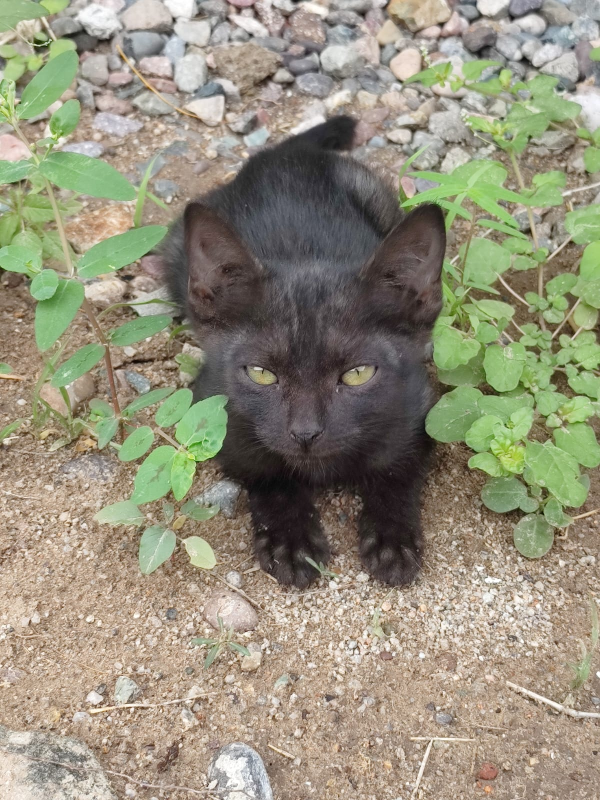
#> input picture Tarea 1/img2.jpeg, 1200 x 1600 px (shown at 1/2 size)
$ python Tarea1.3.py
#> lines starting #> are read from the running program, lines starting #| are printed output that depends on the picture; after the words box and inside, x2 and y2 are one past the last pixel; in counts of white or black regions, pixels touching at a corner belong together
# Kevin David Ruiz Gonzalez

# 3. Desarrollar un programa en Python que transforme una imagen a blanco y negro
# usando la mediana de las intensidades como umbral.

import cv2

# Carga la imagen
imagen = cv2.imread('img2.jpeg')
#> imagen is the input picture: shape (1600, 1200, 3); mean B, G, R 123.7, 143.9, 148.1

# Reajusta la imagen a 500x500 píxeles
imagen_reajustada = cv2.resize(imagen, (500, 500))
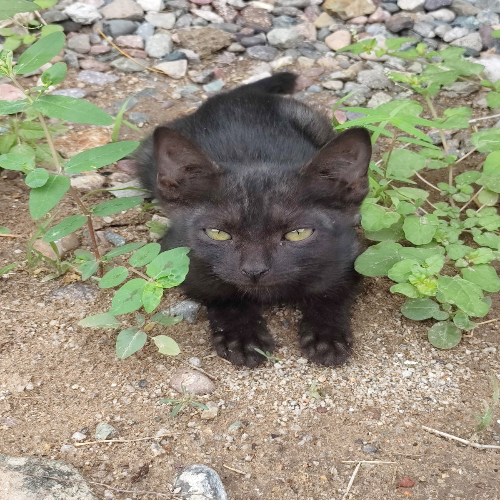
#> imagen_reajustada: shape (500, 500, 3); mean B, G, R 123.5, 143.8, 147.9

# Convierte la imagen reajustada a escala de grises
imagen_gris = cv2.cvtColor(imagen_reajustada, cv2.COLOR_BGR2GRAY)
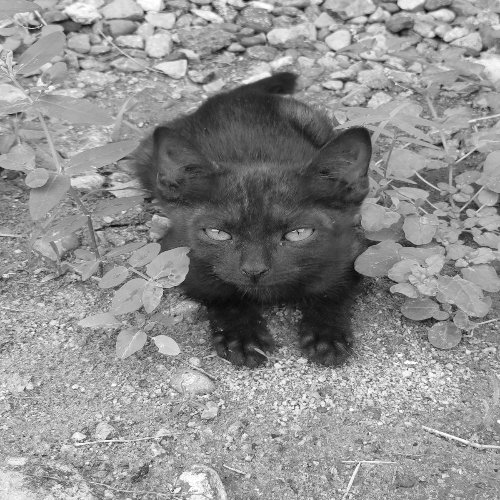
#> imagen_gris: shape (500, 500); min 8, max 255, mean 142.7

# Calcula la mediana de las intensidades en la imagen en escala de grises
mediana = cv2.medianBlur(imagen_gris, 5)  # El valor 5 es el tamaño del kernel
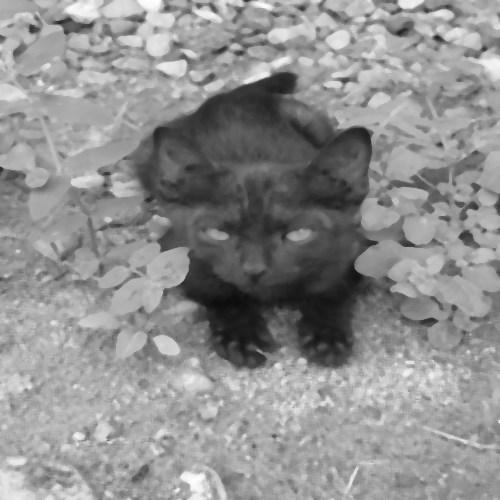
#> mediana: shape (500, 500); min 12, max 255, mean 143.3

# Aplica un umbral adaptativo a la imagen utilizando la mediana como valor de umbral
imagen_umbral = cv2.adaptiveThreshold(mediana, 255, cv2.ADAPTIVE_THRESH_MEAN_C, cv2.THRESH_BINARY, 11, 2)
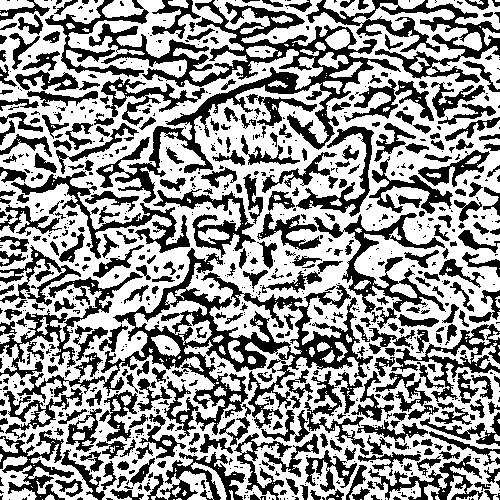
#> imagen_umbral: shape (500, 500); 58.9% white; 901 black regions (551 under 20 px), largest, box (x1, y1, x2, y2) and area: (17, 248, 373, 435) 12037, (89, 0, 401, 203) 11632, (306, 0, 500, 83) 4100

# Muestra la imagen original reajustada y la imagen en blanco y negro
cv2.imshow('Imagen Original Reajustada', imagen_reajustada)
cv2.imshow('Imagen Blanco y Negro', imagen_umbral)

# Espera a que el usuario presione una tecla y luego cierra las ventanas
cv2.waitKey(0)
cv2.destroyAllWindows()

# Escribir las imagenes
cv2.imwrite('img_2blancoynegro.jpg', imagen_umbral)
